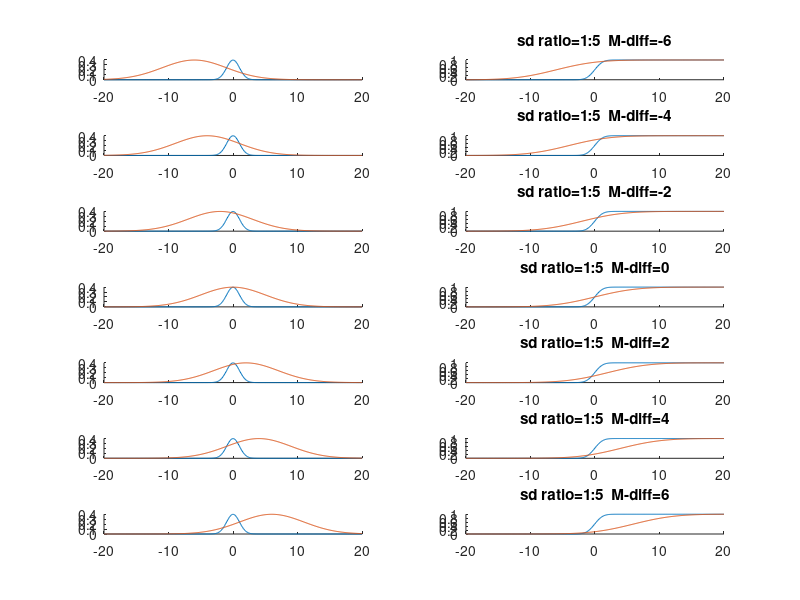

Write MATLAB code to recreate this figure.
% simulate auc with peaks of different width


% wavelet: peaks should be gaussian smoothed 
% generate gaussians with different m/sd


for sd_ratio=5
figure
        
all_offset=[-6,-4,-2,0,2,4,6]
    for off=1:numel(all_offset)
        offset=all_offset(off);
        
        x=-20:0.1:20;
Y1 = normpdf(x,0,1);
Y2 = normpdf(x,offset,1*sd_ratio);

scaling=max(Y1)/max(Y2);
Y2=Y2.*scaling;

auc1=cumsum(Y1);
auc1=auc1./auc1(end);
auc2=cumsum(Y2);
auc2=auc2./auc2(end);

subplot(numel(all_offset),2,(off.*2)-1)
hold on
plot(x,Y1)
plot(x,Y2)
subplot(numel(all_offset),2,off.*2)
hold on
plot(x,auc1)
plot(x,auc2)
title(strcat('sd ratio=1:', num2str(sd_ratio),'  M-diff=',num2str(offset)))

end
end

